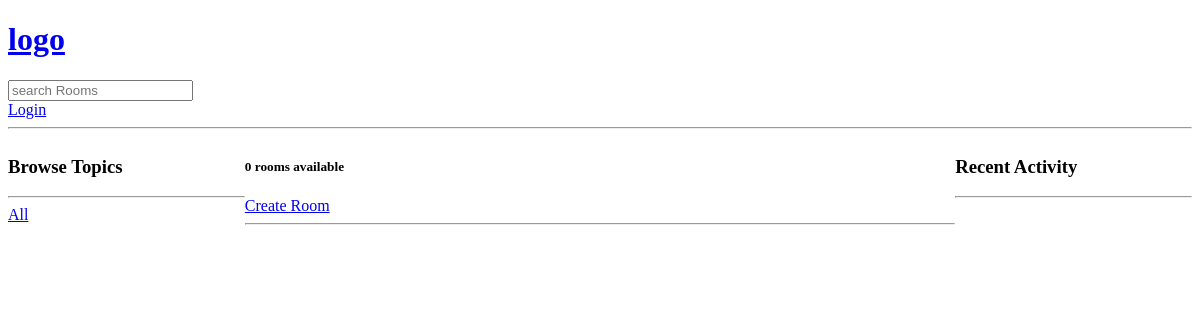
Page /?q=Python on the earlier database version.
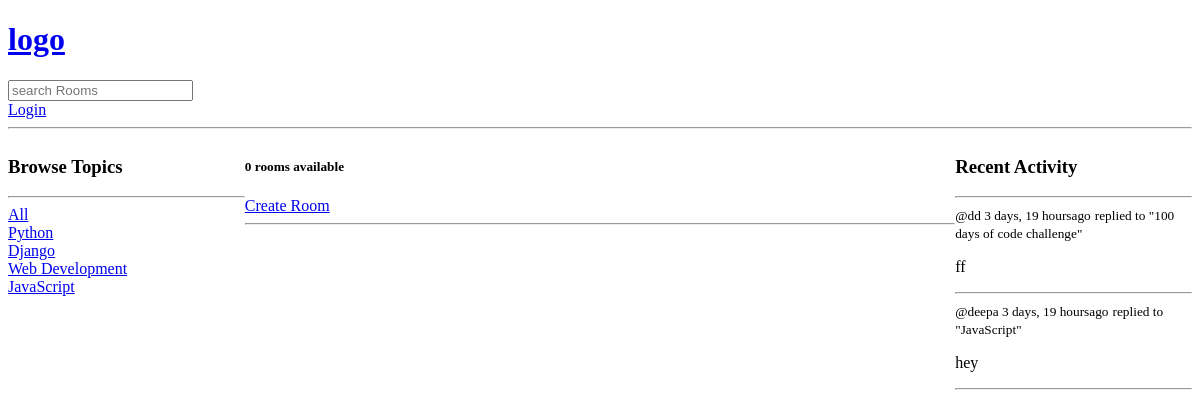
Same page on the later database version.
### base/models.py (models this page shows, shortened)
class Topic(models.Model):
    name=models.CharField(max_length=200)

class Message(models.Model):
    user = models.ForeignKey(User, on_delete=models.CASCADE)
    room = models.ForeignKey(Room, on_delete=models.CASCADE)
    body = models.TextField()
    updated = models.DateTimeField(auto_now=True)
    created = models.DateTimeField(auto_now_add=True)#initial time stamp
    class Meta:
        ordering = ['-updated','-created']
    def __str__(self):
        return self.body[0:50]

class Room(models.Model):
    host=models.ForeignKey(User, on_delete=models.SET_NULL, null=True)
    topic=models.ForeignKey(Topic, on_delete=models.SET_NULL, null=True)
    name = models.CharField(max_length=200)
    description = models.TextField(null=True,blank=True)#null is allowed
    participants = models.ManyToManyField(User,related_name='participants',blank=True)
    updated = models.DateTimeField(auto_now=True)
    created = models.DateTimeField(auto_now_add=True)#initial time stamp
    class Meta:
        ordering = ['-updated','-created']
    def __str__(self):
        return self.name

### base/views.py (the view)
# urls.py: path('',views.home,name="home"),
def home(request):
    q= request.GET.get('q') if request.GET.get('q')!=None else''
    rooms= Room.objects.filter(
        Q(topic__name__icontains=q) |
        Q(name__icontains=q)  |
        Q(description__icontains=q)
        )
    topic=Topic.objects.all()
    room_count = rooms.count()
    room_messages=Message.objects.all()
    context={'rooms':rooms,'topics':topic,'room_count':room_count,
    'room_messages':room_messages}
    return render(request,'base/home.html',context)

### base/templates/base/home.html (shortened to what this page needs)
{% extends 'main.html' %}
{% block content %}
<div class="home-container">
    <div>
        <h3>Browse Topics</h3>
        <hr>
        <div>
            <a href="{% url 'home' %}">All</a>
          </div>
        {% for topic in topics %}
            <div>
              <a href="{% url 'home' %}?q={{topic.name}}">  {{topic.name}}</a>
            </div>
        {% endfor %}
    </div>
    <div>
        <h5>{{room_count}} rooms available </h5>
        <a href="{% url 'create-room' %}">Create Room</a>
        <hr>
     </div>
     <div>
      <h3>Recent Activity</h3>
      <hr>
      {% for message in room_messages %}
      <div>
        <small>@{{message.user}} {{message.created|timesince}}ago</small>
        <small >replied to "{{ message.room}}"</small>
        <p>{{message}}</p>
        <hr>
      </div>
      {% endfor %}
     </div>
    </div>
{% endblock content %}

Differences in the rows shown:
added Topic: name "Python"
added Topic: name "Django"
added Topic: name "Web Development"
added Topic: name "JavaScript"
added Message: user "dd", created "3 days, 19 hours", room "100 days of code challenge", body "ff"
added Message: user "deepa", created "3 days, 19 hours", room "JavaScript", body "hey"
